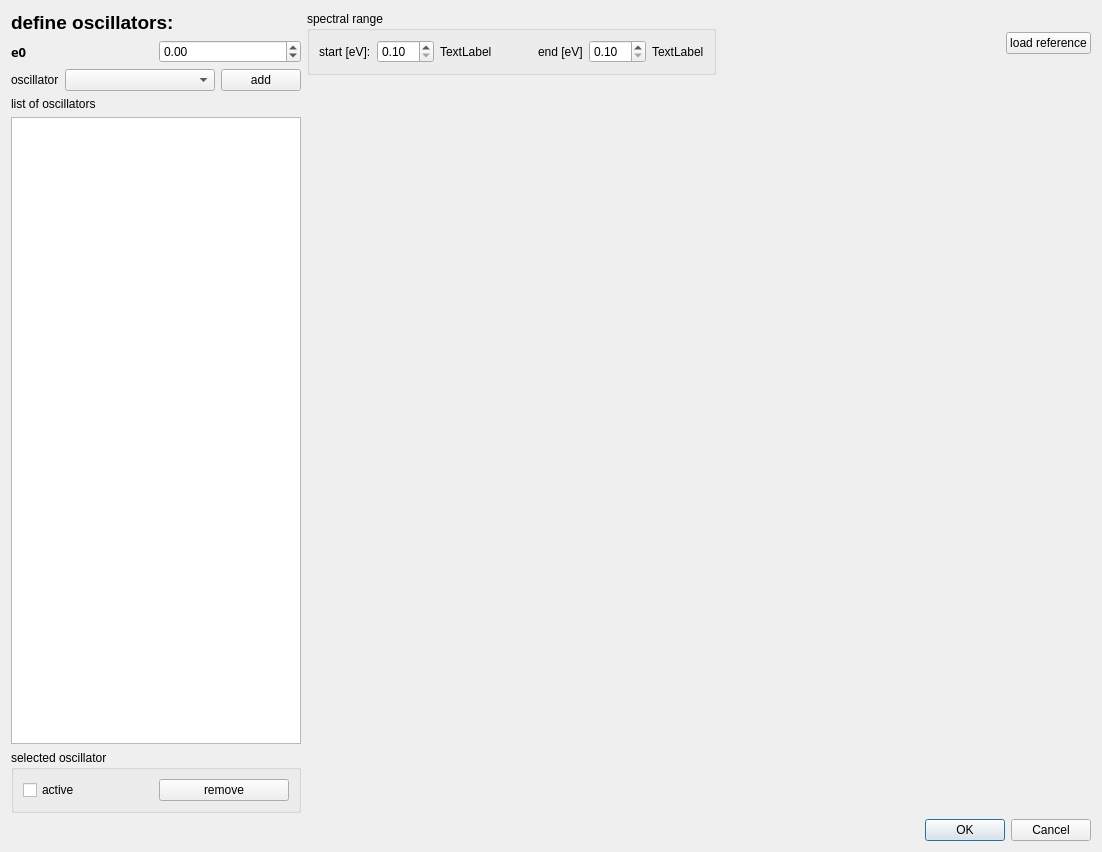
<?xml version="1.0" encoding="UTF-8"?>
<ui version="4.0">
 <class>Dialog</class>
 <widget class="QDialog" name="Dialog">
  <property name="geometry">
   <rect>
    <x>0</x>
    <y>0</y>
    <width>1102</width>
    <height>852</height>
   </rect>
  </property>
  <property name="windowTitle">
   <string>Definition of dielectric function</string>
  </property>
  <layout class="QVBoxLayout" name="verticalLayout_4">
   <item>
    <layout class="QHBoxLayout" name="horizontalLayout_6">
     <item>
      <layout class="QVBoxLayout" name="verticalLayout">
       <item>
        <widget class="QLabel" name="label_3">
         <property name="sizePolicy">
          <sizepolicy hsizetype="Minimum" vsizetype="Preferred">
           <horstretch>0</horstretch>
           <verstretch>0</verstretch>
          </sizepolicy>
         </property>
         <property name="font">
          <font>
           <pointsize>14</pointsize>
           <weight>75</weight>
           <bold>true</bold>
          </font>
         </property>
         <property name="text">
          <string>define oscillators:</string>
         </property>
        </widget>
       </item>
       <item>
        <layout class="QHBoxLayout" name="horizontalLayout_2">
         <item>
          <widget class="QLabel" name="label_2">
           <property name="font">
            <font>
             <family>GreekC</family>
             <pointsize>10</pointsize>
             <weight>75</weight>
             <bold>true</bold>
            </font>
           </property>
           <property name="text">
            <string>e0</string>
           </property>
          </widget>
         </item>
         <item>
          <widget class="QDoubleSpinBox" name="e0SB">
           <property name="minimum">
            <double>-100.000000000000000</double>
           </property>
          </widget>
         </item>
        </layout>
       </item>
       <item>
        <layout class="QHBoxLayout" name="horizontalLayout">
         <item>
          <widget class="QLabel" name="label_4">
           <property name="sizePolicy">
            <sizepolicy hsizetype="Minimum" vsizetype="Preferred">
             <horstretch>0</horstretch>
             <verstretch>0</verstretch>
            </sizepolicy>
           </property>
           <property name="text">
            <string>oscillator</string>
           </property>
          </widget>
         </item>
         <item>
          <widget class="QComboBox" name="oscillatorComboB">
           <property name="sizePolicy">
            <sizepolicy hsizetype="Minimum" vsizetype="Fixed">
             <horstretch>0</horstretch>
             <verstretch>0</verstretch>
            </sizepolicy>
           </property>
           <property name="minimumSize">
            <size>
             <width>150</width>
             <height>0</height>
            </size>
           </property>
          </widget>
         </item>
         <item>
          <widget class="QPushButton" name="addOscillator">
           <property name="text">
            <string>add</string>
           </property>
          </widget>
         </item>
        </layout>
       </item>
       <item>
        <widget class="QLabel" name="label">
         <property name="sizePolicy">
          <sizepolicy hsizetype="Minimum" vsizetype="Preferred">
           <horstretch>0</horstretch>
           <verstretch>0</verstretch>
          </sizepolicy>
         </property>
         <property name="text">
          <string>list of oscillators</string>
         </property>
        </widget>
       </item>
       <item>
        <widget class="QListWidget" name="listOscillator">
         <property name="sizePolicy">
          <sizepolicy hsizetype="Preferred" vsizetype="Expanding">
           <horstretch>0</horstretch>
           <verstretch>0</verstretch>
          </sizepolicy>
         </property>
         <property name="maximumSize">
          <size>
           <width>400</width>
           <height>16777215</height>
          </size>
         </property>
        </widget>
       </item>
       <item>
        <widget class="QGroupBox" name="groupBox">
         <property name="sizePolicy">
          <sizepolicy hsizetype="Minimum" vsizetype="Preferred">
           <horstretch>0</horstretch>
           <verstretch>0</verstretch>
          </sizepolicy>
         </property>
         <property name="title">
          <string>selected oscillator</string>
         </property>
         <layout class="QVBoxLayout" name="verticalLayout_2">
          <item>
           <layout class="QVBoxLayout" name="detailsLayout"/>
          </item>
          <item>
           <layout class="QHBoxLayout" name="horizontalLayout_3">
            <item>
             <widget class="QCheckBox" name="activeOscillatorCB">
              <property name="sizePolicy">
               <sizepolicy hsizetype="Minimum" vsizetype="Fixed">
                <horstretch>0</horstretch>
                <verstretch>0</verstretch>
               </sizepolicy>
              </property>
              <property name="text">
               <string>active</string>
              </property>
             </widget>
            </item>
            <item>
             <widget class="QPushButton" name="removeOscillator">
              <property name="text">
               <string>remove</string>
              </property>
             </widget>
            </item>
           </layout>
          </item>
         </layout>
        </widget>
       </item>
      </layout>
     </item>
     <item>
      <layout class="QVBoxLayout" name="verticalLayout_3">
       <item>
        <layout class="QHBoxLayout" name="horizontalLayout_4">
         <item>
          <widget class="QGroupBox" name="groupBox_2">
           <property name="sizePolicy">
            <sizepolicy hsizetype="Expanding" vsizetype="Preferred">
             <horstretch>0</horstretch>
             <verstretch>0</verstretch>
            </sizepolicy>
           </property>
           <property name="title">
            <string>spectral range</string>
           </property>
           <layout class="QHBoxLayout" name="horizontalLayout_5">
            <item>
             <widget class="QLabel" name="label_7">
              <property name="text">
               <string>start [eV]:</string>
              </property>
             </widget>
            </item>
            <item>
             <widget class="QDoubleSpinBox" name="starteVSB">
              <property name="minimum">
               <double>0.100000000000000</double>
              </property>
              <property name="maximum">
               <double>10.000000000000000</double>
              </property>
              <property name="singleStep">
               <double>0.100000000000000</double>
              </property>
             </widget>
            </item>
            <item>
             <widget class="QLabel" name="starteVLabel">
              <property name="text">
               <string>TextLabel</string>
              </property>
             </widget>
            </item>
            <item>
             <spacer name="horizontalSpacer_3">
              <property name="orientation">
               <enum>Qt::Horizontal</enum>
              </property>
              <property name="sizeHint" stdset="0">
               <size>
                <width>40</width>
                <height>20</height>
               </size>
              </property>
             </spacer>
            </item>
            <item>
             <widget class="QLabel" name="endeVSBLabel">
              <property name="text">
               <string>end [eV]</string>
              </property>
             </widget>
            </item>
            <item>
             <widget class="QDoubleSpinBox" name="endeVSB">
              <property name="minimum">
               <double>0.100000000000000</double>
              </property>
              <property name="maximum">
               <double>10.000000000000000</double>
              </property>
              <property name="singleStep">
               <double>0.100000000000000</double>
              </property>
             </widget>
            </item>
            <item>
             <widget class="QLabel" name="endeVLabel">
              <property name="text">
               <string>TextLabel</string>
              </property>
             </widget>
            </item>
           </layout>
          </widget>
         </item>
         <item>
          <spacer name="horizontalSpacer_4">
           <property name="orientation">
            <enum>Qt::Horizontal</enum>
           </property>
           <property name="sizeHint" stdset="0">
            <size>
             <width>40</width>
             <height>20</height>
            </size>
           </property>
          </spacer>
         </item>
         <item>
          <widget class="QPushButton" name="loadReference">
           <property name="text">
            <string>load reference</string>
           </property>
          </widget>
         </item>
        </layout>
       </item>
       <item>
        <widget class="MplWidgetDielFunc" name="dielectricFunctionPlot" native="true">
         <property name="sizePolicy">
          <sizepolicy hsizetype="Expanding" vsizetype="Expanding">
           <horstretch>0</horstretch>
           <verstretch>0</verstretch>
          </sizepolicy>
         </property>
        </widget>
       </item>
       <item>
        <widget class="MplWidgetDielFunc" name="opticalConstantsPlot" native="true">
         <property name="sizePolicy">
          <sizepolicy hsizetype="Expanding" vsizetype="Expanding">
           <horstretch>0</horstretch>
           <verstretch>0</verstretch>
          </sizepolicy>
         </property>
        </widget>
       </item>
      </layout>
     </item>
    </layout>
   </item>
   <item>
    <widget class="QDialogButtonBox" name="buttonBox">
     <property name="orientation">
      <enum>Qt::Horizontal</enum>
     </property>
     <property name="standardButtons">
      <set>QDialogButtonBox::Cancel|QDialogButtonBox::Ok</set>
     </property>
    </widget>
   </item>
  </layout>
 </widget>
 <customwidgets>
  <customwidget>
   <class>MplWidgetDielFunc</class>
   <extends>QWidget</extends>
   <header>ui.mplwidget_dielFunc</header>
   <container>1</container>
  </customwidget>
 </customwidgets>
 <resources/>
 <connections>
  <connection>
   <sender>buttonBox</sender>
   <signal>accepted()</signal>
   <receiver>Dialog</receiver>
   <slot>accept()</slot>
   <hints>
    <hint type="sourcelabel">
     <x>248</x>
     <y>254</y>
    </hint>
    <hint type="destinationlabel">
     <x>157</x>
     <y>274</y>
    </hint>
   </hints>
  </connection>
  <connection>
   <sender>buttonBox</sender>
   <signal>rejected()</signal>
   <receiver>Dialog</receiver>
   <slot>reject()</slot>
   <hints>
    <hint type="sourcelabel">
     <x>316</x>
     <y>260</y>
    </hint>
    <hint type="destinationlabel">
     <x>286</x>
     <y>274</y>
    </hint>
   </hints>
  </connection>
 </connections>
</ui>
